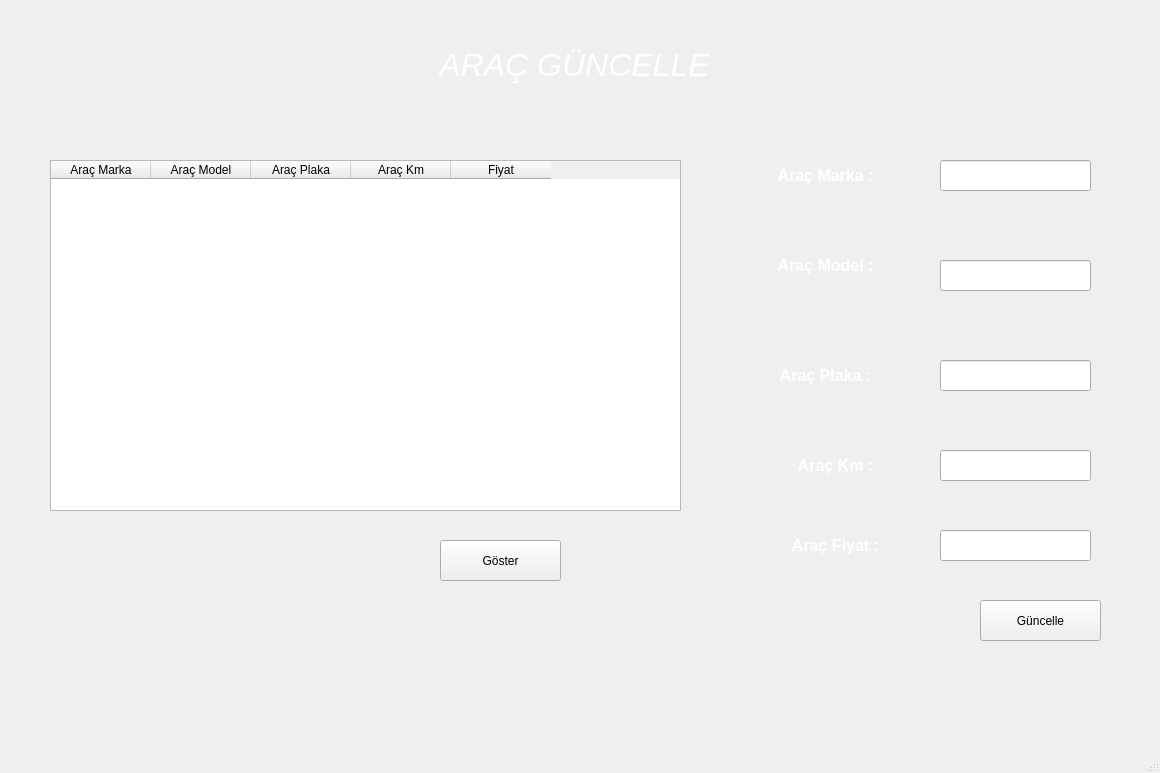
<?xml version="1.0" encoding="UTF-8"?>
<ui version="4.0">
 <class>MainWindow</class>
 <widget class="QMainWindow" name="MainWindow">
  <property name="geometry">
   <rect>
    <x>0</x>
    <y>0</y>
    <width>1160</width>
    <height>773</height>
   </rect>
  </property>
  <property name="windowTitle">
   <string>MainWindow</string>
  </property>
  <widget class="QWidget" name="centralwidget">
   <widget class="QLabel" name="label">
    <property name="geometry">
     <rect>
      <x>-50</x>
      <y>-40</y>
      <width>1221</width>
      <height>811</height>
     </rect>
    </property>
    <property name="text">
     <string/>
    </property>
    <property name="pixmap">
     <pixmap>75515051-dark-background-with-spotlights-light-studio.jpg</pixmap>
    </property>
    <property name="scaledContents">
     <bool>true</bool>
    </property>
   </widget>
   <widget class="QLabel" name="label_2">
    <property name="geometry">
     <rect>
      <x>384</x>
      <y>30</y>
      <width>381</width>
      <height>71</height>
     </rect>
    </property>
    <property name="text">
     <string>&lt;html&gt;&lt;head/&gt;&lt;body&gt;&lt;p align=&quot;center&quot;&gt;&lt;span style=&quot; font-size:24pt; font-style:italic; color:#ffffff;&quot;&gt;ARAÇ GÜNCELLE&lt;/span&gt;&lt;/p&gt;&lt;/body&gt;&lt;/html&gt;</string>
    </property>
   </widget>
   <widget class="QTableWidget" name="araclar">
    <property name="geometry">
     <rect>
      <x>50</x>
      <y>160</y>
      <width>631</width>
      <height>351</height>
     </rect>
    </property>
    <column>
     <property name="text">
      <string>Araç Marka</string>
     </property>
    </column>
    <column>
     <property name="text">
      <string>Araç Model</string>
     </property>
    </column>
    <column>
     <property name="text">
      <string>Araç Plaka</string>
     </property>
    </column>
    <column>
     <property name="text">
      <string>Araç Km</string>
     </property>
    </column>
    <column>
     <property name="text">
      <string>Fiyat</string>
     </property>
    </column>
   </widget>
   <widget class="QPushButton" name="aracgoster">
    <property name="geometry">
     <rect>
      <x>440</x>
      <y>540</y>
      <width>121</width>
      <height>41</height>
     </rect>
    </property>
    <property name="text">
     <string>Göster</string>
    </property>
   </widget>
   <widget class="QLabel" name="label_3">
    <property name="geometry">
     <rect>
      <x>760</x>
      <y>160</y>
      <width>131</width>
      <height>31</height>
     </rect>
    </property>
    <property name="text">
     <string>&lt;html&gt;&lt;head/&gt;&lt;body&gt;&lt;p align=&quot;center&quot;&gt;&lt;span style=&quot; font-size:12pt; font-weight:600; color:#ffffff;&quot;&gt;Araç Marka :&lt;/span&gt;&lt;/p&gt;&lt;/body&gt;&lt;/html&gt;</string>
    </property>
   </widget>
   <widget class="QLabel" name="label_4">
    <property name="geometry">
     <rect>
      <x>760</x>
      <y>250</y>
      <width>131</width>
      <height>31</height>
     </rect>
    </property>
    <property name="text">
     <string>&lt;html&gt;&lt;head/&gt;&lt;body&gt;&lt;p align=&quot;center&quot;&gt;&lt;span style=&quot; font-size:12pt; font-weight:600; color:#ffffff;&quot;&gt;Araç Model :&lt;/span&gt;&lt;/p&gt;&lt;/body&gt;&lt;/html&gt;</string>
    </property>
   </widget>
   <widget class="QLabel" name="label_5">
    <property name="geometry">
     <rect>
      <x>760</x>
      <y>360</y>
      <width>131</width>
      <height>31</height>
     </rect>
    </property>
    <property name="text">
     <string>&lt;html&gt;&lt;head/&gt;&lt;body&gt;&lt;p align=&quot;center&quot;&gt;&lt;span style=&quot; font-size:12pt; font-weight:600; color:#ffffff;&quot;&gt;Araç Plaka :&lt;/span&gt;&lt;/p&gt;&lt;/body&gt;&lt;/html&gt;</string>
    </property>
   </widget>
   <widget class="QLabel" name="label_6">
    <property name="geometry">
     <rect>
      <x>770</x>
      <y>450</y>
      <width>131</width>
      <height>31</height>
     </rect>
    </property>
    <property name="text">
     <string>&lt;html&gt;&lt;head/&gt;&lt;body&gt;&lt;p align=&quot;center&quot;&gt;&lt;span style=&quot; font-size:12pt; font-weight:600; color:#ffffff;&quot;&gt;Araç Km :&lt;/span&gt;&lt;/p&gt;&lt;/body&gt;&lt;/html&gt;</string>
    </property>
   </widget>
   <widget class="QPushButton" name="guncelle">
    <property name="geometry">
     <rect>
      <x>980</x>
      <y>600</y>
      <width>121</width>
      <height>41</height>
     </rect>
    </property>
    <property name="text">
     <string>Güncelle</string>
    </property>
   </widget>
   <widget class="QLineEdit" name="aracmarka">
    <property name="geometry">
     <rect>
      <x>940</x>
      <y>160</y>
      <width>151</width>
      <height>31</height>
     </rect>
    </property>
   </widget>
   <widget class="QLineEdit" name="aracmodel">
    <property name="geometry">
     <rect>
      <x>940</x>
      <y>260</y>
      <width>151</width>
      <height>31</height>
     </rect>
    </property>
   </widget>
   <widget class="QLineEdit" name="aracplaka">
    <property name="geometry">
     <rect>
      <x>940</x>
      <y>360</y>
      <width>151</width>
      <height>31</height>
     </rect>
    </property>
   </widget>
   <widget class="QLineEdit" name="arackm">
    <property name="geometry">
     <rect>
      <x>940</x>
      <y>450</y>
      <width>151</width>
      <height>31</height>
     </rect>
    </property>
   </widget>
   <widget class="QLabel" name="label_7">
    <property name="geometry">
     <rect>
      <x>770</x>
      <y>530</y>
      <width>131</width>
      <height>31</height>
     </rect>
    </property>
    <property name="text">
     <string>&lt;html&gt;&lt;head/&gt;&lt;body&gt;&lt;p align=&quot;center&quot;&gt;&lt;span style=&quot; font-size:12pt; font-weight:600; color:#ffffff;&quot;&gt;Araç Fiyat :&lt;/span&gt;&lt;/p&gt;&lt;/body&gt;&lt;/html&gt;</string>
    </property>
   </widget>
   <widget class="QLineEdit" name="aracfiyat">
    <property name="geometry">
     <rect>
      <x>940</x>
      <y>530</y>
      <width>151</width>
      <height>31</height>
     </rect>
    </property>
   </widget>
  </widget>
  <widget class="QMenuBar" name="menubar">
   <property name="geometry">
    <rect>
     <x>0</x>
     <y>0</y>
     <width>1160</width>
     <height>26</height>
    </rect>
   </property>
  </widget>
  <widget class="QStatusBar" name="statusbar"/>
 </widget>
 <resources/>
 <connections/>
</ui>
